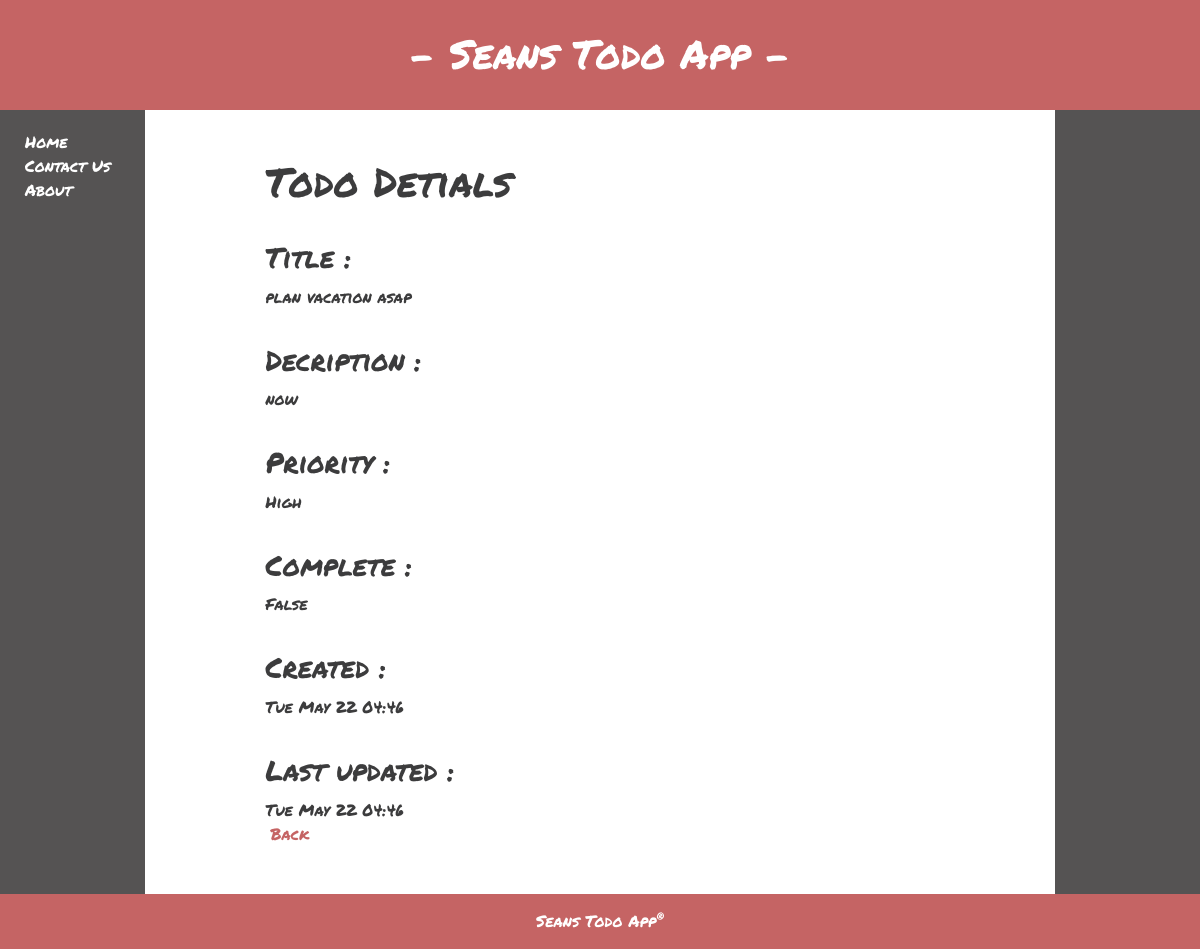
Screenshot of /todo/3/ with the database file from the repository.
### todo_app/models.py (models this page shows)
class Todo(models.Model):
    title = models.CharField(max_length=30)
    description = models.CharField(max_length=200, null=True, blank=True)
    priority = models.CharField(max_length=6, choices=CHOICES)
    complete = models.BooleanField(default=False)
    created = models.DateTimeField(auto_now_add=True)
    updated = models.DateTimeField(auto_now=True)
    def __str__(self):
        return self.title

### todo_app/views.py (the view)
# urls.py: path('todo/<int:pk>/', TodoDetail.as_view(), name='todo'),
class TodoDetail(DetailView):
    model = Todo
    template_name = 'todo_app/todo.html'
    context_object_name = 'todo'

### todo_app/templates/todo_app/todo.html (shortened to what this page needs)
{% extends 'todo_app/base.html' %}
{% load static %}
{% block content %}
    <H1>Todo Detials</H1>
    <h3>Title :</h3>
        {{todo}}
    <h3>Decription :</h3>
        {{todo.description}}
    <h3>Priority :</h3>
        {{todo.priority}}
    <h3>Complete :</h3>
        {{todo.complete}}
    <h3>Created :</h3>
        {{todo.created|date:'D M y H:i'}}
    <h3>Last updated :</h3>
    {{todo.updated|date:'D M y H:i'}}
    <br>
    <a href="{% url 'index' %}">Back</a>
{% endblock content %}

### todo_app/static/todo_app/stylesheet.css (style rules this page uses)
body { display:flex; flex-direction: column; height: 750px; font-family: 'Permanent Marker', cursive; background-color: rgb(255, 255, 255); color: rgb(60, 60, 61); }
a { margin-top: 10px; margin-left: 5px; text-decoration: none; color: rgb(197, 100, 100) }
h3 { margin-top: 35px; margin-bottom: 10px; }

### rows the page displays
Todo: title "plan vacation asap", description "now", priority "High", complete "False", created "Tue May 22 04:46", updated "Tue May 22 04:46"
